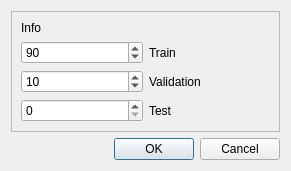
<?xml version="1.0" encoding="UTF-8"?>
<ui version="4.0">
 <class>PartitionDialog</class>
 <widget class="QDialog" name="PartitionDialog">
  <property name="geometry">
   <rect>
    <x>0</x>
    <y>0</y>
    <width>291</width>
    <height>168</height>
   </rect>
  </property>
  <property name="windowTitle">
   <string>Partition Dataset</string>
  </property>
  <layout class="QVBoxLayout" name="verticalLayout">
   <item>
    <widget class="QFrame" name="frame">
     <property name="frameShape">
      <enum>QFrame::StyledPanel</enum>
     </property>
     <property name="frameShadow">
      <enum>QFrame::Raised</enum>
     </property>
     <layout class="QGridLayout" name="gridLayout">
      <item row="1" column="0">
       <widget class="QSpinBox" name="spinBoxTrain">
        <property name="maximum">
         <number>100</number>
        </property>
        <property name="value">
         <number>90</number>
        </property>
       </widget>
      </item>
      <item row="1" column="1">
       <widget class="QLabel" name="labelTrain">
        <property name="text">
         <string>Train</string>
        </property>
       </widget>
      </item>
      <item row="2" column="0">
       <widget class="QSpinBox" name="spinBoxVal">
        <property name="maximum">
         <number>100</number>
        </property>
        <property name="value">
         <number>10</number>
        </property>
       </widget>
      </item>
      <item row="2" column="1">
       <widget class="QLabel" name="labelVal">
        <property name="text">
         <string>Validation</string>
        </property>
       </widget>
      </item>
      <item row="3" column="0">
       <widget class="QSpinBox" name="spinBoxTest">
        <property name="maximum">
         <number>100</number>
        </property>
       </widget>
      </item>
      <item row="3" column="1">
       <widget class="QLabel" name="labelTest">
        <property name="text">
         <string>Test</string>
        </property>
       </widget>
      </item>
      <item row="0" column="0" colspan="2">
       <widget class="QLabel" name="labelInfo">
        <property name="text">
         <string>Info</string>
        </property>
       </widget>
      </item>
     </layout>
    </widget>
   </item>
   <item>
    <widget class="QDialogButtonBox" name="buttonBox">
     <property name="orientation">
      <enum>Qt::Horizontal</enum>
     </property>
     <property name="standardButtons">
      <set>QDialogButtonBox::Cancel|QDialogButtonBox::Ok</set>
     </property>
    </widget>
   </item>
  </layout>
  <zorder>frame</zorder>
  <zorder>buttonBox</zorder>
 </widget>
 <resources/>
 <connections>
  <connection>
   <sender>buttonBox</sender>
   <signal>accepted()</signal>
   <receiver>PartitionDialog</receiver>
   <slot>accept()</slot>
   <hints>
    <hint type="sourcelabel">
     <x>248</x>
     <y>254</y>
    </hint>
    <hint type="destinationlabel">
     <x>157</x>
     <y>274</y>
    </hint>
   </hints>
  </connection>
  <connection>
   <sender>buttonBox</sender>
   <signal>rejected()</signal>
   <receiver>PartitionDialog</receiver>
   <slot>reject()</slot>
   <hints>
    <hint type="sourcelabel">
     <x>316</x>
     <y>260</y>
    </hint>
    <hint type="destinationlabel">
     <x>286</x>
     <y>274</y>
    </hint>
   </hints>
  </connection>
 </connections>
</ui>
